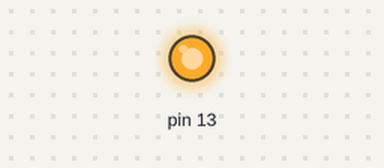
A sketch run on a simulated Arduino Uno, built with avr-gcc and run on an emulated ATmega328P. Parts: output pins drawn as LEDs (lit = HIGH).

Above: at 1.3 s.
At 5.8 s:
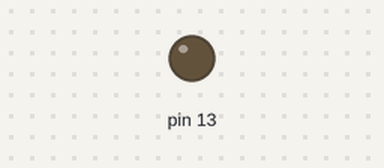
Timing chart, 0 to 7.7 s (numbered marks = the images above):
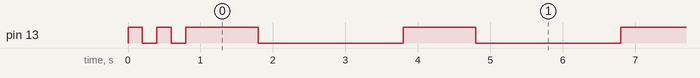

Measured:
- by itself, pin 13: goes LOW 0.20 s, HIGH 0.20 s, LOW 0.20 s, 43 × (HIGH 1.0 s, LOW 2.0 s), then HIGH

The sketch:

Test01_light01.ino
```cpp
void setup() {
  // put your setup code here, to run once:
    pinMode(13,OUTPUT);                  //引脚工作模式
  digitalWrite(13,HIGH);       // 第一次点亮200ms 熄灭 200ms
  delay(200);
  digitalWrite(13,LOW);
  delay(200);
  digitalWrite(13,HIGH);       // 第二次
  delay(200);
  digitalWrite(13,LOW);
  delay(200);
}
void loop() {
    digitalWrite(13,HIGH);   // 点亮1s
    delay(1000);
    digitalWrite(13,LOW);  // 熄灭2s
    delay(2000);
}
```
